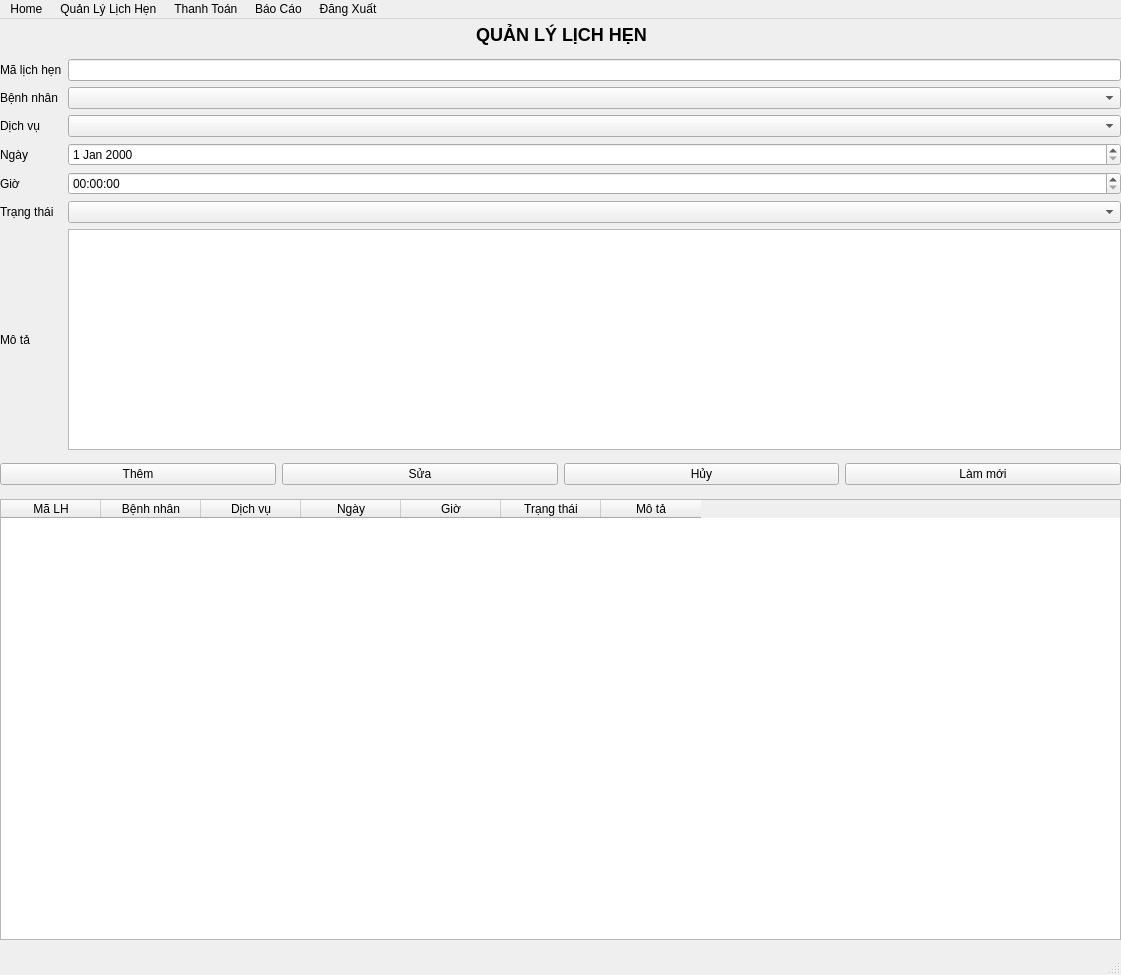
<?xml version="1.0" encoding="UTF-8"?>
<ui version="4.0">
 <class>MainWindow</class>
 <widget class="QMainWindow" name="MainWindow">
  <property name="geometry">
   <rect>
    <x>0</x>
    <y>0</y>
    <width>1121</width>
    <height>975</height>
   </rect>
  </property>
  <property name="windowTitle">
   <string>MainWindow</string>
  </property>
  <widget class="QWidget" name="centralwidget">
   <widget class="QTableWidget" name="tableLichHen">
    <property name="geometry">
     <rect>
      <x>0</x>
      <y>480</y>
      <width>1121</width>
      <height>441</height>
     </rect>
    </property>
    <property name="columnCount">
     <number>7</number>
    </property>
    <column>
     <property name="text">
      <string>Mã LH</string>
     </property>
    </column>
    <column>
     <property name="text">
      <string>Bệnh nhân</string>
     </property>
    </column>
    <column>
     <property name="text">
      <string>Dịch vụ</string>
     </property>
    </column>
    <column>
     <property name="text">
      <string>Ngày</string>
     </property>
    </column>
    <column>
     <property name="text">
      <string>Giờ</string>
     </property>
    </column>
    <column>
     <property name="text">
      <string>Trạng thái</string>
     </property>
    </column>
    <column>
     <property name="text">
      <string>Mô tả</string>
     </property>
    </column>
   </widget>
   <widget class="QWidget" name="layoutWidget">
    <property name="geometry">
     <rect>
      <x>0</x>
      <y>440</y>
      <width>1121</width>
      <height>31</height>
     </rect>
    </property>
    <layout class="QHBoxLayout">
     <item>
      <widget class="QPushButton" name="btnThem">
       <property name="text">
        <string>Thêm</string>
       </property>
      </widget>
     </item>
     <item>
      <widget class="QPushButton" name="btnSua">
       <property name="text">
        <string>Sửa</string>
       </property>
      </widget>
     </item>
     <item>
      <widget class="QPushButton" name="btnHuy">
       <property name="text">
        <string>Hủy</string>
       </property>
      </widget>
     </item>
     <item>
      <widget class="QPushButton" name="btnLamMoi">
       <property name="text">
        <string>Làm mới</string>
       </property>
      </widget>
     </item>
    </layout>
   </widget>
   <widget class="QLabel" name="label">
    <property name="geometry">
     <rect>
      <x>6</x>
      <y>0</y>
      <width>1111</width>
      <height>31</height>
     </rect>
    </property>
    <property name="styleSheet">
     <string>font-size:18px; font-weight:bold;</string>
    </property>
    <property name="text">
     <string>QUẢN LÝ LỊCH HẸN</string>
    </property>
    <property name="alignment">
     <set>Qt::AlignCenter</set>
    </property>
   </widget>
   <widget class="QWidget" name="layoutWidget_2">
    <property name="geometry">
     <rect>
      <x>0</x>
      <y>40</y>
      <width>1121</width>
      <height>391</height>
     </rect>
    </property>
    <layout class="QGridLayout" name="_2">
     <item row="0" column="0">
      <widget class="QLabel" name="label_2">
       <property name="text">
        <string>Mã lịch hẹn</string>
       </property>
      </widget>
     </item>
     <item row="0" column="1">
      <widget class="QLineEdit" name="txtMaLH"/>
     </item>
     <item row="5" column="1">
      <widget class="QComboBox" name="cbTrangThai"/>
     </item>
     <item row="5" column="0">
      <widget class="QLabel" name="label_7">
       <property name="text">
        <string>Trạng thái</string>
       </property>
      </widget>
     </item>
     <item row="6" column="0">
      <widget class="QLabel" name="label_8">
       <property name="text">
        <string>Mô tả</string>
       </property>
      </widget>
     </item>
     <item row="4" column="1">
      <widget class="QTimeEdit" name="timeGio"/>
     </item>
     <item row="4" column="0">
      <widget class="QLabel" name="label_6">
       <property name="text">
        <string>Giờ</string>
       </property>
      </widget>
     </item>
     <item row="2" column="0">
      <widget class="QLabel" name="label_4">
       <property name="text">
        <string>Dịch vụ</string>
       </property>
      </widget>
     </item>
     <item row="1" column="1">
      <widget class="QComboBox" name="cbBenhNhan"/>
     </item>
     <item row="2" column="1">
      <widget class="QComboBox" name="cbDichVu"/>
     </item>
     <item row="3" column="0">
      <widget class="QLabel" name="label_5">
       <property name="text">
        <string>Ngày</string>
       </property>
      </widget>
     </item>
     <item row="3" column="1">
      <widget class="QDateEdit" name="dateNgay"/>
     </item>
     <item row="1" column="0">
      <widget class="QLabel" name="label_3">
       <property name="text">
        <string>Bệnh nhân</string>
       </property>
      </widget>
     </item>
     <item row="6" column="1">
      <widget class="QTextEdit" name="txtMoTa"/>
     </item>
    </layout>
   </widget>
  </widget>
  <widget class="QMenuBar" name="menubar">
   <property name="geometry">
    <rect>
     <x>0</x>
     <y>0</y>
     <width>1121</width>
     <height>26</height>
    </rect>
   </property>
   <widget class="QMenu" name="menuHome">
    <property name="title">
     <string>Home </string>
    </property>
   </widget>
   <widget class="QMenu" name="menuQu_n_L_L_ch_H_n">
    <property name="title">
     <string>Quản Lý Lịch Hẹn </string>
    </property>
   </widget>
   <widget class="QMenu" name="menuThanh_To_n">
    <property name="title">
     <string>Thanh Toán </string>
    </property>
   </widget>
   <widget class="QMenu" name="menuB_o_C_o">
    <property name="title">
     <string>Báo Cáo </string>
    </property>
   </widget>
   <widget class="QMenu" name="menu_ng_Xu_t">
    <property name="title">
     <string>Đăng Xuất</string>
    </property>
   </widget>
   <addaction name="menuHome"/>
   <addaction name="menuQu_n_L_L_ch_H_n"/>
   <addaction name="menuThanh_To_n"/>
   <addaction name="menuB_o_C_o"/>
   <addaction name="menu_ng_Xu_t"/>
  </widget>
  <widget class="QStatusBar" name="statusbar"/>
 </widget>
 <resources/>
 <connections/>
</ui>
